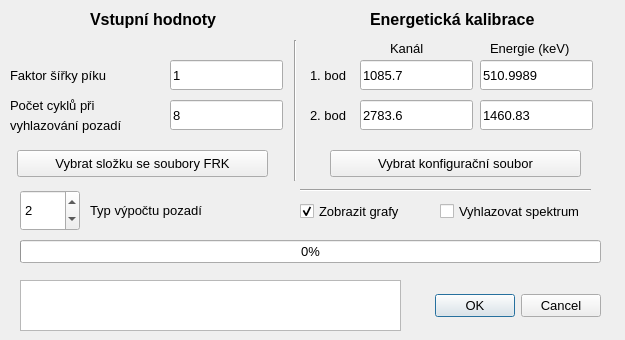
<?xml version="1.0" encoding="UTF-8"?>
<ui version="4.0">
 <class>Dialog</class>
 <widget class="QDialog" name="Dialog">
  <property name="geometry">
   <rect>
    <x>0</x>
    <y>0</y>
    <width>625</width>
    <height>340</height>
   </rect>
  </property>
  <property name="windowTitle">
   <string>Forty Four</string>
  </property>
  <widget class="QCheckBox" name="checkBox">
   <property name="enabled">
    <bool>true</bool>
   </property>
   <property name="geometry">
    <rect>
     <x>300</x>
     <y>200</y>
     <width>131</width>
     <height>22</height>
    </rect>
   </property>
   <property name="font">
    <font>
     <pointsize>10</pointsize>
    </font>
   </property>
   <property name="text">
    <string>Zobrazit grafy</string>
   </property>
   <property name="checked">
    <bool>true</bool>
   </property>
  </widget>
  <widget class="QLabel" name="label">
   <property name="geometry">
    <rect>
     <x>390</x>
     <y>40</y>
     <width>66</width>
     <height>17</height>
    </rect>
   </property>
   <property name="font">
    <font>
     <pointsize>10</pointsize>
    </font>
   </property>
   <property name="text">
    <string>Kanál</string>
   </property>
  </widget>
  <widget class="QLabel" name="label_2">
   <property name="geometry">
    <rect>
     <x>490</x>
     <y>40</y>
     <width>91</width>
     <height>17</height>
    </rect>
   </property>
   <property name="font">
    <font>
     <pointsize>10</pointsize>
    </font>
   </property>
   <property name="text">
    <string>Energie (keV)</string>
   </property>
  </widget>
  <widget class="QLabel" name="label_3">
   <property name="geometry">
    <rect>
     <x>310</x>
     <y>60</y>
     <width>51</width>
     <height>31</height>
    </rect>
   </property>
   <property name="font">
    <font>
     <pointsize>10</pointsize>
    </font>
   </property>
   <property name="text">
    <string>1. bod</string>
   </property>
  </widget>
  <widget class="QLabel" name="label_4">
   <property name="geometry">
    <rect>
     <x>310</x>
     <y>100</y>
     <width>51</width>
     <height>31</height>
    </rect>
   </property>
   <property name="font">
    <font>
     <pointsize>10</pointsize>
    </font>
   </property>
   <property name="text">
    <string>2. bod</string>
   </property>
  </widget>
  <widget class="QLabel" name="label_5">
   <property name="geometry">
    <rect>
     <x>10</x>
     <y>60</y>
     <width>151</width>
     <height>31</height>
    </rect>
   </property>
   <property name="font">
    <font>
     <pointsize>10</pointsize>
    </font>
   </property>
   <property name="text">
    <string>Faktor šířky píku</string>
   </property>
  </widget>
  <widget class="QLabel" name="label_6">
   <property name="geometry">
    <rect>
     <x>370</x>
     <y>0</y>
     <width>191</width>
     <height>40</height>
    </rect>
   </property>
   <property name="text">
    <string>&lt;html&gt;&lt;head/&gt;&lt;body&gt;&lt;p&gt;&lt;span style=&quot; font-size:12pt; font-weight:600;&quot;&gt;Energetická kalibrace&lt;/span&gt;&lt;/p&gt;&lt;/body&gt;&lt;/html&gt;</string>
   </property>
  </widget>
  <widget class="QLabel" name="label_7">
   <property name="geometry">
    <rect>
     <x>90</x>
     <y>0</y>
     <width>171</width>
     <height>40</height>
    </rect>
   </property>
   <property name="text">
    <string>&lt;html&gt;&lt;head/&gt;&lt;body&gt;&lt;p&gt;&lt;span style=&quot; font-size:12pt; font-weight:600;&quot;&gt;Vstupní hodnoty&lt;/span&gt;&lt;/p&gt;&lt;/body&gt;&lt;/html&gt;</string>
   </property>
  </widget>
  <widget class="QLabel" name="label_8">
   <property name="geometry">
    <rect>
     <x>10</x>
     <y>90</y>
     <width>151</width>
     <height>31</height>
    </rect>
   </property>
   <property name="font">
    <font>
     <pointsize>10</pointsize>
    </font>
   </property>
   <property name="text">
    <string>Počet cyklů při</string>
   </property>
  </widget>
  <widget class="QLineEdit" name="lineEdit">
   <property name="geometry">
    <rect>
     <x>170</x>
     <y>60</y>
     <width>113</width>
     <height>30</height>
    </rect>
   </property>
   <property name="font">
    <font>
     <pointsize>10</pointsize>
    </font>
   </property>
   <property name="text">
    <string>1</string>
   </property>
  </widget>
  <widget class="QLineEdit" name="lineEdit_2">
   <property name="geometry">
    <rect>
     <x>170</x>
     <y>100</y>
     <width>113</width>
     <height>30</height>
    </rect>
   </property>
   <property name="font">
    <font>
     <pointsize>10</pointsize>
    </font>
   </property>
   <property name="text">
    <string>8</string>
   </property>
  </widget>
  <widget class="QLineEdit" name="lineEdit_3">
   <property name="geometry">
    <rect>
     <x>360</x>
     <y>60</y>
     <width>113</width>
     <height>30</height>
    </rect>
   </property>
   <property name="font">
    <font>
     <pointsize>10</pointsize>
    </font>
   </property>
   <property name="text">
    <string>1085.7</string>
   </property>
  </widget>
  <widget class="QLineEdit" name="lineEdit_4">
   <property name="geometry">
    <rect>
     <x>360</x>
     <y>100</y>
     <width>113</width>
     <height>30</height>
    </rect>
   </property>
   <property name="font">
    <font>
     <pointsize>10</pointsize>
    </font>
   </property>
   <property name="text">
    <string>2783.6</string>
   </property>
  </widget>
  <widget class="QLineEdit" name="lineEdit_5">
   <property name="geometry">
    <rect>
     <x>480</x>
     <y>60</y>
     <width>113</width>
     <height>30</height>
    </rect>
   </property>
   <property name="font">
    <font>
     <pointsize>10</pointsize>
    </font>
   </property>
   <property name="text">
    <string>510.9989</string>
   </property>
  </widget>
  <widget class="QLineEdit" name="lineEdit_6">
   <property name="geometry">
    <rect>
     <x>480</x>
     <y>100</y>
     <width>113</width>
     <height>30</height>
    </rect>
   </property>
   <property name="font">
    <font>
     <pointsize>10</pointsize>
    </font>
   </property>
   <property name="text">
    <string>1460.83</string>
   </property>
  </widget>
  <widget class="Line" name="line">
   <property name="geometry">
    <rect>
     <x>280</x>
     <y>40</y>
     <width>30</width>
     <height>141</height>
    </rect>
   </property>
   <property name="orientation">
    <enum>Qt::Vertical</enum>
   </property>
  </widget>
  <widget class="QProgressBar" name="progressBar">
   <property name="geometry">
    <rect>
     <x>20</x>
     <y>240</y>
     <width>581</width>
     <height>23</height>
    </rect>
   </property>
   <property name="font">
    <font>
     <pointsize>10</pointsize>
    </font>
   </property>
   <property name="value">
    <number>0</number>
   </property>
  </widget>
  <widget class="QLabel" name="label_9">
   <property name="geometry">
    <rect>
     <x>10</x>
     <y>110</y>
     <width>151</width>
     <height>31</height>
    </rect>
   </property>
   <property name="font">
    <font>
     <pointsize>10</pointsize>
    </font>
   </property>
   <property name="text">
    <string>vyhlazování pozadí</string>
   </property>
  </widget>
  <widget class="QCheckBox" name="checkBox_2">
   <property name="geometry">
    <rect>
     <x>440</x>
     <y>200</y>
     <width>171</width>
     <height>22</height>
    </rect>
   </property>
   <property name="font">
    <font>
     <pointsize>10</pointsize>
    </font>
   </property>
   <property name="text">
    <string>Vyhlazovat spektrum</string>
   </property>
  </widget>
  <widget class="QTextBrowser" name="textBrowser">
   <property name="geometry">
    <rect>
     <x>20</x>
     <y>280</y>
     <width>381</width>
     <height>51</height>
    </rect>
   </property>
   <property name="font">
    <font>
     <pointsize>10</pointsize>
    </font>
   </property>
  </widget>
  <widget class="QDialogButtonBox" name="buttonBox">
   <property name="geometry">
    <rect>
     <x>420</x>
     <y>290</y>
     <width>181</width>
     <height>32</height>
    </rect>
   </property>
   <property name="font">
    <font>
     <pointsize>10</pointsize>
    </font>
   </property>
   <property name="orientation">
    <enum>Qt::Horizontal</enum>
   </property>
   <property name="standardButtons">
    <set>QDialogButtonBox::Cancel|QDialogButtonBox::Ok</set>
   </property>
  </widget>
  <widget class="QPushButton" name="pushButton">
   <property name="geometry">
    <rect>
     <x>17</x>
     <y>150</y>
     <width>251</width>
     <height>27</height>
    </rect>
   </property>
   <property name="font">
    <font>
     <pointsize>10</pointsize>
    </font>
   </property>
   <property name="text">
    <string>Vybrat složku se soubory FRK</string>
   </property>
  </widget>
  <widget class="Line" name="line_2">
   <property name="geometry">
    <rect>
     <x>300</x>
     <y>180</y>
     <width>291</width>
     <height>20</height>
    </rect>
   </property>
   <property name="orientation">
    <enum>Qt::Horizontal</enum>
   </property>
  </widget>
  <widget class="QSpinBox" name="spinBox">
   <property name="geometry">
    <rect>
     <x>20</x>
     <y>190</y>
     <width>60</width>
     <height>41</height>
    </rect>
   </property>
   <property name="font">
    <font>
     <pointsize>10</pointsize>
    </font>
   </property>
   <property name="minimum">
    <number>1</number>
   </property>
   <property name="maximum">
    <number>3</number>
   </property>
   <property name="value">
    <number>2</number>
   </property>
  </widget>
  <widget class="QLabel" name="label_10">
   <property name="geometry">
    <rect>
     <x>90</x>
     <y>200</y>
     <width>161</width>
     <height>21</height>
    </rect>
   </property>
   <property name="font">
    <font>
     <pointsize>10</pointsize>
    </font>
   </property>
   <property name="text">
    <string>Typ výpočtu pozadí</string>
   </property>
  </widget>
  <widget class="QPushButton" name="pushButton_2">
   <property name="geometry">
    <rect>
     <x>330</x>
     <y>150</y>
     <width>251</width>
     <height>27</height>
    </rect>
   </property>
   <property name="font">
    <font>
     <pointsize>10</pointsize>
    </font>
   </property>
   <property name="text">
    <string>Vybrat konfigurační soubor</string>
   </property>
  </widget>
 </widget>
 <resources/>
 <connections/>
</ui>
